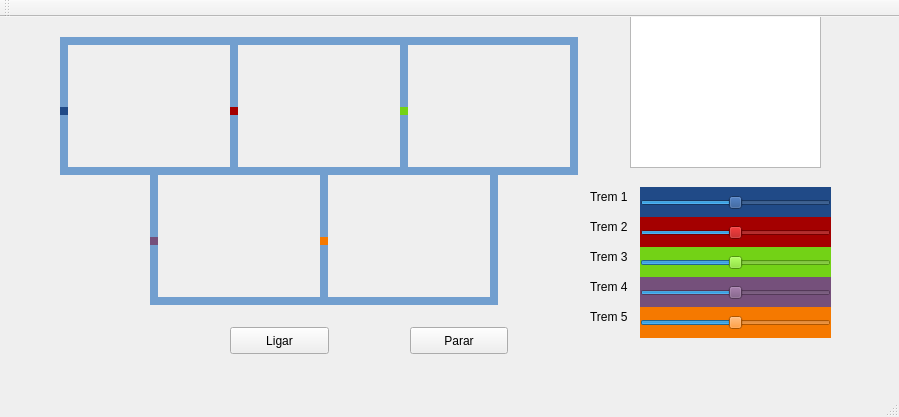
<?xml version="1.0" encoding="UTF-8"?>
<ui version="4.0">
 <class>MainWindow</class>
 <widget class="QMainWindow" name="MainWindow">
  <property name="geometry">
   <rect>
    <x>0</x>
    <y>0</y>
    <width>899</width>
    <height>417</height>
   </rect>
  </property>
  <property name="windowTitle">
   <string>MainWindow</string>
  </property>
  <widget class="QWidget" name="centralWidget">
   <widget class="QLabel" name="label_trem1">
    <property name="geometry">
     <rect>
      <x>60</x>
      <y>90</y>
      <width>8</width>
      <height>8</height>
     </rect>
    </property>
    <property name="styleSheet">
     <string notr="true">QLabel { background: rgb(32, 74, 135)}</string>
    </property>
    <property name="text">
     <string/>
    </property>
   </widget>
   <widget class="QLabel" name="label_trilho1">
    <property name="geometry">
     <rect>
      <x>60</x>
      <y>20</y>
      <width>171</width>
      <height>8</height>
     </rect>
    </property>
    <property name="styleSheet">
     <string notr="true">QLabel { background: rgb(114, 159, 207)}</string>
    </property>
    <property name="text">
     <string/>
    </property>
   </widget>
   <widget class="QLabel" name="label_trilho2">
    <property name="geometry">
     <rect>
      <x>60</x>
      <y>150</y>
      <width>171</width>
      <height>8</height>
     </rect>
    </property>
    <property name="styleSheet">
     <string notr="true">QLabel { background: rgb(114, 159, 207)}</string>
    </property>
    <property name="text">
     <string/>
    </property>
   </widget>
   <widget class="QLabel" name="label_trilho3">
    <property name="geometry">
     <rect>
      <x>230</x>
      <y>20</y>
      <width>8</width>
      <height>137</height>
     </rect>
    </property>
    <property name="styleSheet">
     <string notr="true">QLabel { background: rgb(114, 159, 207)}</string>
    </property>
    <property name="text">
     <string/>
    </property>
   </widget>
   <widget class="QLabel" name="label_trilho4">
    <property name="geometry">
     <rect>
      <x>60</x>
      <y>20</y>
      <width>8</width>
      <height>137</height>
     </rect>
    </property>
    <property name="styleSheet">
     <string notr="true">QLabel { background: rgb(114, 159, 207)}</string>
    </property>
    <property name="text">
     <string/>
    </property>
   </widget>
   <widget class="QPushButton" name="pushButton">
    <property name="geometry">
     <rect>
      <x>230</x>
      <y>310</y>
      <width>99</width>
      <height>27</height>
     </rect>
    </property>
    <property name="text">
     <string>Ligar</string>
    </property>
   </widget>
   <widget class="QPushButton" name="pushButton_2">
    <property name="geometry">
     <rect>
      <x>410</x>
      <y>310</y>
      <width>98</width>
      <height>27</height>
     </rect>
    </property>
    <property name="text">
     <string>Parar</string>
    </property>
   </widget>
   <widget class="QLabel" name="label_trem2">
    <property name="geometry">
     <rect>
      <x>230</x>
      <y>90</y>
      <width>8</width>
      <height>8</height>
     </rect>
    </property>
    <property name="styleSheet">
     <string notr="true">QLabel { background: rgb(164, 0, 0)}</string>
    </property>
    <property name="text">
     <string>  </string>
    </property>
   </widget>
   <widget class="QLabel" name="label_trilho1_2">
    <property name="geometry">
     <rect>
      <x>230</x>
      <y>20</y>
      <width>171</width>
      <height>8</height>
     </rect>
    </property>
    <property name="styleSheet">
     <string notr="true">QLabel { background: rgb(114, 159, 207)}</string>
    </property>
    <property name="text">
     <string/>
    </property>
   </widget>
   <widget class="QLabel" name="label_trilho2_2">
    <property name="geometry">
     <rect>
      <x>230</x>
      <y>150</y>
      <width>171</width>
      <height>8</height>
     </rect>
    </property>
    <property name="styleSheet">
     <string notr="true">QLabel { background: rgb(114, 159, 207)}</string>
    </property>
    <property name="text">
     <string/>
    </property>
   </widget>
   <widget class="QLabel" name="label_trilho3_2">
    <property name="geometry">
     <rect>
      <x>400</x>
      <y>20</y>
      <width>8</width>
      <height>137</height>
     </rect>
    </property>
    <property name="styleSheet">
     <string notr="true">QLabel { background: rgb(114, 159, 207)}</string>
    </property>
    <property name="text">
     <string/>
    </property>
   </widget>
   <widget class="QLabel" name="label_trilho1_3">
    <property name="geometry">
     <rect>
      <x>400</x>
      <y>20</y>
      <width>171</width>
      <height>8</height>
     </rect>
    </property>
    <property name="styleSheet">
     <string notr="true">QLabel { background: rgb(114, 159, 207)}</string>
    </property>
    <property name="text">
     <string/>
    </property>
   </widget>
   <widget class="QLabel" name="label_trilho3_3">
    <property name="geometry">
     <rect>
      <x>570</x>
      <y>20</y>
      <width>8</width>
      <height>138</height>
     </rect>
    </property>
    <property name="autoFillBackground">
     <bool>false</bool>
    </property>
    <property name="styleSheet">
     <string notr="true">QLabel { background: rgb(114, 159, 207)}</string>
    </property>
    <property name="text">
     <string/>
    </property>
   </widget>
   <widget class="QLabel" name="label_trilho2_3">
    <property name="geometry">
     <rect>
      <x>400</x>
      <y>150</y>
      <width>171</width>
      <height>8</height>
     </rect>
    </property>
    <property name="styleSheet">
     <string notr="true">QLabel { background: rgb(114, 159, 207)}</string>
    </property>
    <property name="text">
     <string/>
    </property>
   </widget>
   <widget class="QLabel" name="label_trilho4_2">
    <property name="geometry">
     <rect>
      <x>150</x>
      <y>156</y>
      <width>8</width>
      <height>131</height>
     </rect>
    </property>
    <property name="styleSheet">
     <string notr="true">QLabel { background: rgb(114, 159, 207)}</string>
    </property>
    <property name="text">
     <string/>
    </property>
   </widget>
   <widget class="QLabel" name="label_trilho2_4">
    <property name="geometry">
     <rect>
      <x>150</x>
      <y>280</y>
      <width>171</width>
      <height>8</height>
     </rect>
    </property>
    <property name="styleSheet">
     <string notr="true">QLabel { background: rgb(114, 159, 207)}</string>
    </property>
    <property name="text">
     <string/>
    </property>
   </widget>
   <widget class="QLabel" name="label_trilho3_4">
    <property name="geometry">
     <rect>
      <x>320</x>
      <y>150</y>
      <width>8</width>
      <height>135</height>
     </rect>
    </property>
    <property name="styleSheet">
     <string notr="true">QLabel { background: rgb(114, 159, 207)}</string>
    </property>
    <property name="text">
     <string/>
    </property>
   </widget>
   <widget class="QLabel" name="label_trilho3_5">
    <property name="geometry">
     <rect>
      <x>490</x>
      <y>150</y>
      <width>8</width>
      <height>138</height>
     </rect>
    </property>
    <property name="styleSheet">
     <string notr="true">QLabel { background: rgb(114, 159, 207)}</string>
    </property>
    <property name="text">
     <string/>
    </property>
   </widget>
   <widget class="QLabel" name="label_trilho2_5">
    <property name="geometry">
     <rect>
      <x>320</x>
      <y>280</y>
      <width>171</width>
      <height>8</height>
     </rect>
    </property>
    <property name="styleSheet">
     <string notr="true">QLabel { background: rgb(114, 159, 207)}</string>
    </property>
    <property name="text">
     <string/>
    </property>
   </widget>
   <widget class="QLabel" name="label_trem3">
    <property name="geometry">
     <rect>
      <x>400</x>
      <y>90</y>
      <width>8</width>
      <height>8</height>
     </rect>
    </property>
    <property name="styleSheet">
     <string notr="true">QLabel { background: rgb(115, 210, 22)}</string>
    </property>
    <property name="text">
     <string>  </string>
    </property>
   </widget>
   <widget class="QLabel" name="label_trem4">
    <property name="geometry">
     <rect>
      <x>150</x>
      <y>220</y>
      <width>8</width>
      <height>8</height>
     </rect>
    </property>
    <property name="styleSheet">
     <string notr="true">QLabel { background: rgb(117, 80, 123)}</string>
    </property>
    <property name="text">
     <string>  </string>
    </property>
   </widget>
   <widget class="QLabel" name="label_trem5">
    <property name="geometry">
     <rect>
      <x>320</x>
      <y>220</y>
      <width>8</width>
      <height>8</height>
     </rect>
    </property>
    <property name="styleSheet">
     <string notr="true">QLabel { background: rgb(245, 121, 0)}</string>
    </property>
    <property name="text">
     <string>  </string>
    </property>
   </widget>
   <widget class="QSlider" name="sliderTrem1">
    <property name="geometry">
     <rect>
      <x>640</x>
      <y>170</y>
      <width>191</width>
      <height>31</height>
     </rect>
    </property>
    <property name="styleSheet">
     <string notr="true">background-color: rgb(32, 74, 135);
</string>
    </property>
    <property name="minimum">
     <number>0</number>
    </property>
    <property name="maximum">
     <number>200</number>
    </property>
    <property name="value">
     <number>100</number>
    </property>
    <property name="sliderPosition">
     <number>100</number>
    </property>
    <property name="tracking">
     <bool>true</bool>
    </property>
    <property name="orientation">
     <enum>Qt::Horizontal</enum>
    </property>
    <property name="invertedAppearance">
     <bool>false</bool>
    </property>
    <property name="invertedControls">
     <bool>false</bool>
    </property>
   </widget>
   <widget class="QSlider" name="sliderTrem2">
    <property name="geometry">
     <rect>
      <x>640</x>
      <y>200</y>
      <width>191</width>
      <height>31</height>
     </rect>
    </property>
    <property name="styleSheet">
     <string notr="true">background-color: rgb(164, 0, 0);</string>
    </property>
    <property name="maximum">
     <number>200</number>
    </property>
    <property name="sliderPosition">
     <number>100</number>
    </property>
    <property name="orientation">
     <enum>Qt::Horizontal</enum>
    </property>
   </widget>
   <widget class="QSlider" name="sliderTrem3">
    <property name="geometry">
     <rect>
      <x>640</x>
      <y>230</y>
      <width>191</width>
      <height>31</height>
     </rect>
    </property>
    <property name="styleSheet">
     <string notr="true">background-color: rgb(115, 210, 22);</string>
    </property>
    <property name="maximum">
     <number>200</number>
    </property>
    <property name="sliderPosition">
     <number>100</number>
    </property>
    <property name="orientation">
     <enum>Qt::Horizontal</enum>
    </property>
   </widget>
   <widget class="QSlider" name="sliderTrem4">
    <property name="geometry">
     <rect>
      <x>640</x>
      <y>260</y>
      <width>191</width>
      <height>31</height>
     </rect>
    </property>
    <property name="styleSheet">
     <string notr="true">background-color: rgb(117, 80, 123);</string>
    </property>
    <property name="maximum">
     <number>200</number>
    </property>
    <property name="sliderPosition">
     <number>100</number>
    </property>
    <property name="orientation">
     <enum>Qt::Horizontal</enum>
    </property>
   </widget>
   <widget class="QSlider" name="sliderTrem5">
    <property name="geometry">
     <rect>
      <x>640</x>
      <y>290</y>
      <width>191</width>
      <height>31</height>
     </rect>
    </property>
    <property name="styleSheet">
     <string notr="true">background-color: rgb(245, 121, 0);</string>
    </property>
    <property name="maximum">
     <number>200</number>
    </property>
    <property name="sliderPosition">
     <number>100</number>
    </property>
    <property name="orientation">
     <enum>Qt::Horizontal</enum>
    </property>
   </widget>
   <widget class="QTextEdit" name="textEdit">
    <property name="geometry">
     <rect>
      <x>630</x>
      <y>-10</y>
      <width>191</width>
      <height>161</height>
     </rect>
    </property>
   </widget>
   <widget class="QLabel" name="label">
    <property name="geometry">
     <rect>
      <x>590</x>
      <y>170</y>
      <width>41</width>
      <height>20</height>
     </rect>
    </property>
    <property name="text">
     <string>Trem 1</string>
    </property>
   </widget>
   <widget class="QLabel" name="label_2">
    <property name="geometry">
     <rect>
      <x>590</x>
      <y>200</y>
      <width>41</width>
      <height>20</height>
     </rect>
    </property>
    <property name="text">
     <string>Trem 2</string>
    </property>
   </widget>
   <widget class="QLabel" name="label_3">
    <property name="geometry">
     <rect>
      <x>590</x>
      <y>230</y>
      <width>41</width>
      <height>20</height>
     </rect>
    </property>
    <property name="text">
     <string>Trem 3</string>
    </property>
   </widget>
   <widget class="QLabel" name="label_4">
    <property name="geometry">
     <rect>
      <x>590</x>
      <y>260</y>
      <width>41</width>
      <height>20</height>
     </rect>
    </property>
    <property name="text">
     <string>Trem 4</string>
    </property>
   </widget>
   <widget class="QLabel" name="label_5">
    <property name="geometry">
     <rect>
      <x>590</x>
      <y>290</y>
      <width>41</width>
      <height>20</height>
     </rect>
    </property>
    <property name="text">
     <string>Trem 5</string>
    </property>
   </widget>
   <zorder>label_trilho1_3</zorder>
   <zorder>label_trilho3</zorder>
   <zorder>label_trilho3_4</zorder>
   <zorder>label_trilho4_2</zorder>
   <zorder>label_trilho2_3</zorder>
   <zorder>label_trilho3_2</zorder>
   <zorder>label_trilho2_2</zorder>
   <zorder>label_trilho1_2</zorder>
   <zorder>label_trilho1</zorder>
   <zorder>label_trilho2</zorder>
   <zorder>label_trilho4</zorder>
   <zorder>label_trem1</zorder>
   <zorder>pushButton</zorder>
   <zorder>pushButton_2</zorder>
   <zorder>label_trem2</zorder>
   <zorder>label_trilho3_3</zorder>
   <zorder>label_trilho2_4</zorder>
   <zorder>label_trilho3_5</zorder>
   <zorder>label_trilho2_5</zorder>
   <zorder>label_trem3</zorder>
   <zorder>label_trem4</zorder>
   <zorder>label_trem5</zorder>
   <zorder>sliderTrem1</zorder>
   <zorder>sliderTrem2</zorder>
   <zorder>sliderTrem3</zorder>
   <zorder>sliderTrem4</zorder>
   <zorder>sliderTrem5</zorder>
   <zorder>textEdit</zorder>
   <zorder>label</zorder>
   <zorder>label_2</zorder>
   <zorder>label_3</zorder>
   <zorder>label_4</zorder>
   <zorder>label_5</zorder>
  </widget>
  <widget class="QMenuBar" name="menuBar">
   <property name="geometry">
    <rect>
     <x>0</x>
     <y>0</y>
     <width>899</width>
     <height>28</height>
    </rect>
   </property>
  </widget>
  <widget class="QToolBar" name="mainToolBar">
   <attribute name="toolBarArea">
    <enum>TopToolBarArea</enum>
   </attribute>
   <attribute name="toolBarBreak">
    <bool>false</bool>
   </attribute>
  </widget>
  <widget class="QStatusBar" name="statusBar"/>
 </widget>
 <layoutdefault spacing="6" margin="11"/>
 <resources/>
 <connections/>
</ui>
